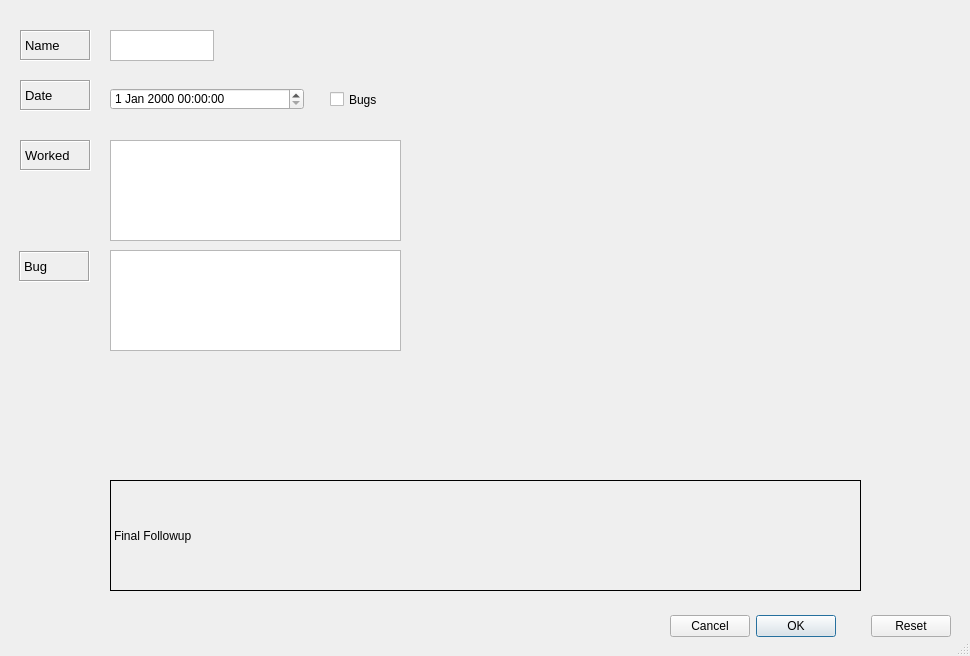
<?xml version="1.0" encoding="UTF-8"?>
<ui version="4.0">
 <class>Dialog</class>
 <widget class="QDialog" name="Dialog">
  <property name="geometry">
   <rect>
    <x>0</x>
    <y>0</y>
    <width>970</width>
    <height>656</height>
   </rect>
  </property>
  <property name="windowTitle">
   <string>Dialog</string>
  </property>
  <property name="sizeGripEnabled">
   <bool>true</bool>
  </property>
  <widget class="QDialogButtonBox" name="buttonBox">
   <property name="geometry">
    <rect>
     <x>670</x>
     <y>610</y>
     <width>281</width>
     <height>32</height>
    </rect>
   </property>
   <property name="layoutDirection">
    <enum>Qt::RightToLeft</enum>
   </property>
   <property name="orientation">
    <enum>Qt::Horizontal</enum>
   </property>
   <property name="standardButtons">
    <set>QDialogButtonBox::Cancel|QDialogButtonBox::Ok|QDialogButtonBox::Reset</set>
   </property>
   <property name="centerButtons">
    <bool>false</bool>
   </property>
  </widget>
  <widget class="QDateTimeEdit" name="dateTimeEdit">
   <property name="geometry">
    <rect>
     <x>110</x>
     <y>88</y>
     <width>194</width>
     <height>22</height>
    </rect>
   </property>
  </widget>
  <widget class="QTextEdit" name="workText">
   <property name="geometry">
    <rect>
     <x>110</x>
     <y>140</y>
     <width>291</width>
     <height>101</height>
    </rect>
   </property>
  </widget>
  <widget class="QLabel" name="nameLabel">
   <property name="geometry">
    <rect>
     <x>20</x>
     <y>30</y>
     <width>71</width>
     <height>31</height>
    </rect>
   </property>
   <property name="font">
    <font>
     <pointsize>10</pointsize>
    </font>
   </property>
   <property name="frameShape">
    <enum>QFrame::Box</enum>
   </property>
   <property name="frameShadow">
    <enum>QFrame::Sunken</enum>
   </property>
   <property name="midLineWidth">
    <number>0</number>
   </property>
   <property name="text">
    <string>Name</string>
   </property>
   <property name="textFormat">
    <enum>Qt::AutoText</enum>
   </property>
  </widget>
  <widget class="QLabel" name="dateText">
   <property name="geometry">
    <rect>
     <x>20</x>
     <y>80</y>
     <width>71</width>
     <height>31</height>
    </rect>
   </property>
   <property name="font">
    <font>
     <pointsize>10</pointsize>
    </font>
   </property>
   <property name="frameShape">
    <enum>QFrame::Box</enum>
   </property>
   <property name="frameShadow">
    <enum>QFrame::Sunken</enum>
   </property>
   <property name="midLineWidth">
    <number>0</number>
   </property>
   <property name="text">
    <string>Date</string>
   </property>
   <property name="textFormat">
    <enum>Qt::AutoText</enum>
   </property>
  </widget>
  <widget class="QTextEdit" name="nameText">
   <property name="geometry">
    <rect>
     <x>110</x>
     <y>30</y>
     <width>104</width>
     <height>31</height>
    </rect>
   </property>
  </widget>
  <widget class="QLabel" name="workLabel">
   <property name="geometry">
    <rect>
     <x>20</x>
     <y>140</y>
     <width>71</width>
     <height>31</height>
    </rect>
   </property>
   <property name="font">
    <font>
     <pointsize>10</pointsize>
    </font>
   </property>
   <property name="frameShape">
    <enum>QFrame::Box</enum>
   </property>
   <property name="frameShadow">
    <enum>QFrame::Sunken</enum>
   </property>
   <property name="midLineWidth">
    <number>0</number>
   </property>
   <property name="text">
    <string>Worked </string>
   </property>
   <property name="textFormat">
    <enum>Qt::AutoText</enum>
   </property>
  </widget>
  <widget class="QLabel" name="bugLabel">
   <property name="geometry">
    <rect>
     <x>19</x>
     <y>251</y>
     <width>71</width>
     <height>31</height>
    </rect>
   </property>
   <property name="font">
    <font>
     <pointsize>10</pointsize>
    </font>
   </property>
   <property name="frameShape">
    <enum>QFrame::Box</enum>
   </property>
   <property name="frameShadow">
    <enum>QFrame::Sunken</enum>
   </property>
   <property name="midLineWidth">
    <number>0</number>
   </property>
   <property name="text">
    <string>Bug</string>
   </property>
   <property name="textFormat">
    <enum>Qt::AutoText</enum>
   </property>
  </widget>
  <widget class="QCheckBox" name="bugCheck">
   <property name="geometry">
    <rect>
     <x>330</x>
     <y>84</y>
     <width>81</width>
     <height>31</height>
    </rect>
   </property>
   <property name="acceptDrops">
    <bool>false</bool>
   </property>
   <property name="text">
    <string>Bugs</string>
   </property>
   <property name="tristate">
    <bool>false</bool>
   </property>
  </widget>
  <widget class="QTextEdit" name="bugText">
   <property name="geometry">
    <rect>
     <x>110</x>
     <y>250</y>
     <width>291</width>
     <height>101</height>
    </rect>
   </property>
  </widget>
  <widget class="QLabel" name="FinalResultLabel">
   <property name="geometry">
    <rect>
     <x>110</x>
     <y>480</y>
     <width>751</width>
     <height>111</height>
    </rect>
   </property>
   <property name="frameShape">
    <enum>QFrame::Panel</enum>
   </property>
   <property name="text">
    <string>Final Followup</string>
   </property>
  </widget>
 </widget>
 <resources/>
 <connections>
  <connection>
   <sender>buttonBox</sender>
   <signal>accepted()</signal>
   <receiver>Dialog</receiver>
   <slot>accept()</slot>
   <hints>
    <hint type="sourcelabel">
     <x>798</x>
     <y>554</y>
    </hint>
    <hint type="destinationlabel">
     <x>157</x>
     <y>274</y>
    </hint>
   </hints>
  </connection>
  <connection>
   <sender>buttonBox</sender>
   <signal>rejected()</signal>
   <receiver>Dialog</receiver>
   <slot>reject()</slot>
   <hints>
    <hint type="sourcelabel">
     <x>866</x>
     <y>560</y>
    </hint>
    <hint type="destinationlabel">
     <x>286</x>
     <y>274</y>
    </hint>
   </hints>
  </connection>
 </connections>
</ui>
